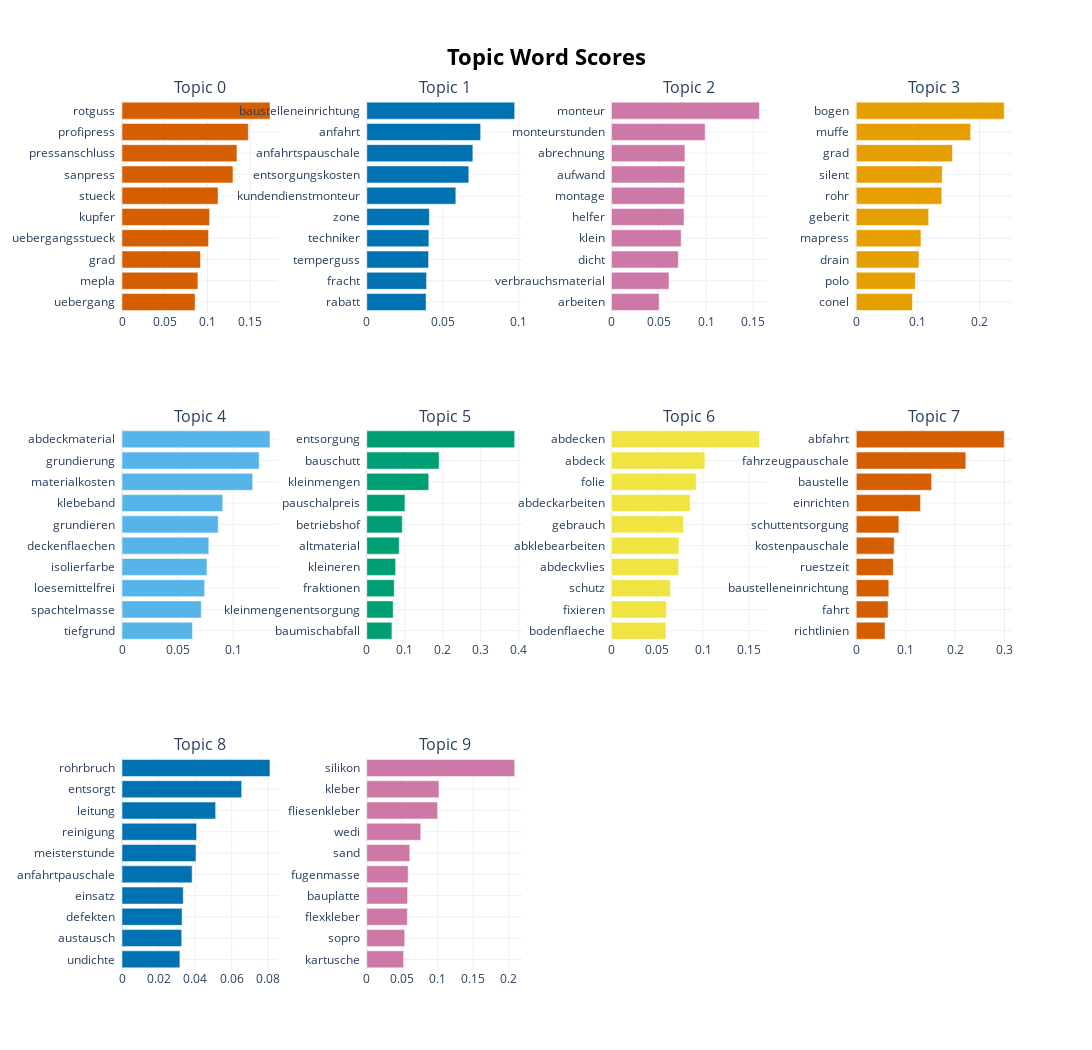

Notebook cell for this chart:
### Code cell
topic_model.visualize_barchart(n_words=10, top_n_topics=nr_topics , width=400, height=350)

### Figure 1 — Plotly figure (JSON) as saved in the notebook; plotly's stock layout.template omitted (floating-point values rounded to 4 significant figures)
{"data": [{"marker": {"color": "#D55E00"}, "orientation": "h", "type": "bar", "x": [0.08544, 0.0887, 0.09178, 0.1012, 0.1024, 0.1123, 0.1297, 0.1344, 0.1477, 0.173], "xaxis": "x", "y": ["uebergang  ", "mepla  ", "grad  ", "uebergangsstueck  ", "kupfer  ", "stueck  ", "sanpress  ", "pressanschluss  ", "profipress  ", "rotguss  "], "yaxis": "y"}, {"marker": {"color": "#0072B2"}, "orientation": "h", "type": "bar", "x": [0.03897, 0.03928, 0.0406, 0.04081, 0.04113, 0.05852, 0.06703, 0.06969, 0.07481, 0.09719], "xaxis": "x2", "y": ["rabatt  ", "fracht  ", "temperguss  ", "techniker  ", "zone  ", "kundendienstmonteur  ", "entsorgungskosten  ", "anfahrtspauschale  ", "anfahrt  ", "baustelleneinrichtung  "], "yaxis": "y2"}, {"marker": {"color": "#CC79A7"}, "orientation": "h", "type": "bar", "x": [0.05037, 0.06076, 0.07069, 0.07365, 0.07667, 0.07732, 0.07746, 0.0776, 0.09898, 0.1564], "xaxis": "x3", "y": ["arbeiten  ", "verbrauchsmaterial  ", "dicht  ", "klein  ", "helfer  ", "montage  ", "aufwand  ", "abrechnung  ", "monteurstunden  ", "monteur  "], "yaxis": "y3"}, {"marker": {"color": "#E69F00"}, "orientation": "h", "type": "bar", "x": [0.09114, 0.09592, 0.1018, 0.105, 0.1175, 0.1388, 0.1395, 0.1561, 0.1856, 0.2401], "xaxis": "x4", "y": ["conel  ", "polo  ", "drain  ", "mapress  ", "geberit  ", "rohr  ", "silent  ", "grad  ", "muffe  ", "bogen  "], "yaxis": "y4"}, {"marker": {"color": "#56B4E9"}, "orientation": "h", "type": "bar", "x": [0.0633, 0.07121, 0.07423, 0.0763, 0.07795, 0.08641, 0.09048, 0.1174, 0.1232, 0.1329], "xaxis": "x5", "y": ["tiefgrund  ", "spachtelmasse  ", "loesemittelfrei  ", "isolierfarbe  ", "deckenflaechen  ", "grundieren  ", "klebeband  ", "materialkosten  ", "grundierung  ", "abdeckmaterial  "], "yaxis": "y5"}, {"marker": {"color": "#009E73"}, "orientation": "h", "type": "bar", "x": [0.06619, 0.0695, 0.07224, 0.07599, 0.08534, 0.0935, 0.1004, 0.163, 0.1903, 0.3891], "xaxis": "x6", "y": ["baumischabfall  ", "kleinmengenentsorgung  ", "fraktionen  ", "kleineren  ", "altmaterial  ", "betriebshof  ", "pauschalpreis  ", "kleinmengen  ", "bauschutt  ", "entsorgung  "], "yaxis": "y6"}, {"marker": {"color": "#F0E442"}, "orientation": "h", "type": "bar", "x": [0.05941, 0.05995, 0.06442, 0.07334, 0.07373, 0.07864, 0.08605, 0.0925, 0.102, 0.1616], "xaxis": "x7", "y": ["bodenflaeche  ", "fixieren  ", "schutz  ", "abdeckvlies  ", "abklebearbeiten  ", "gebrauch  ", "abdeckarbeiten  ", "folie  ", "abdeck  ", "abdecken  "], "yaxis": "y7"}, {"marker": {"color": "#D55E00"}, "orientation": "h", "type": "bar", "x": [0.05821, 0.06444, 0.06588, 0.07496, 0.07679, 0.0862, 0.1301, 0.1525, 0.2217, 0.2994], "xaxis": "x8", "y": ["richtlinien  ", "fahrt  ", "baustelleneinrichtung  ", "ruestzeit  ", "kostenpauschale  ", "schuttentsorgung  ", "einrichten  ", "baustelle  ", "fahrzeugpauschale  ", "abfahrt  "], "yaxis": "y8"}, {"marker": {"color": "#0072B2"}, "orientation": "h", "type": "bar", "x": [0.03165, 0.03267, 0.03285, 0.0335, 0.03836, 0.04048, 0.04078, 0.05121, 0.06546, 0.08092], "xaxis": "x9", "y": ["undichte  ", "austausch  ", "defekten  ", "einsatz  ", "anfahrtpauschale  ", "meisterstunde  ", "reinigung  ", "leitung  ", "entsorgt  ", "rohrbruch  "], "yaxis": "y9"}, {"marker": {"color": "#CC79A7"}, "orientation": "h", "type": "bar", "x": [0.05205, 0.05356, 0.05722, 0.05757, 0.05839, 0.06074, 0.07614, 0.09989, 0.1018, 0.2086], "xaxis": "x10", "y": ["kartusche  ", "sopro  ", "flexkleber  ", "bauplatte  ", "fugenmasse  ", "sand  ", "wedi  ", "fliesenkleber  ", "kleber  ", "silikon  "], "yaxis": "y10"}], "layout": {"annotations": [{"font": {"size": 16}, "showarrow": false, "text": "Topic 0", "x": 0.0875, "xanchor": "center", "xref": "paper", "y": 1, "yanchor": "bottom", "yref": "paper"}, {"font": {"size": 16}, "showarrow": false, "text": "Topic 1", "x": 0.3625, "xanchor": "center", "xref": "paper", "y": 1, "yanchor": "bottom", "yref": "paper"}, {"font": {"size": 16}, "showarrow": false, "text": "Topic 2", "x": 0.6375, "xanchor": "center", "xref": "paper", "y": 1, "yanchor": "bottom", "yref": "paper"}, {"font": {"size": 16}, "showarrow": false, "text": "Topic 3", "x": 0.9125, "xanchor": "center", "xref": "paper", "y": 1, "yanchor": "bottom", "yref": "paper"}, {"font": {"size": 16}, "showarrow": false, "text": "Topic 4", "x": 0.0875, "xanchor": "center", "xref": "paper", "y": 0.6222, "yanchor": "bottom", "yref": "paper"}, {"font": {"size": 16}, "showarrow": false, "text": "Topic 5", "x": 0.3625, "xanchor": "center", "xref": "paper", "y": 0.6222, "yanchor": "bottom", "yref": "paper"}, {"font": {"size": 16}, "showarrow": false, "text": "Topic 6", "x": 0.6375, "xanchor": "center", "xref": "paper", "y": 0.6222, "yanchor": "bottom", "yref": "paper"}, {"font": {"size": 16}, "showarrow": false, "text": "Topic 7", "x": 0.9125, "xanchor": "center", "xref": "paper", "y": 0.6222, "yanchor": "bottom", "yref": "paper"}, {"font": {"size": 16}, "showarrow": false, "text": "Topic 8", "x": 0.0875, "xanchor": "center", "xref": "paper", "y": 0.2444, "yanchor": "bottom", "yref": "paper"}, {"font": {"size": 16}, "showarrow": false, "text": "Topic 9", "x": 0.3625, "xanchor": "center", "xref": "paper", "y": 0.2444, "yanchor": "bottom", "yref": "paper"}], "height": 1050, "hoverlabel": {"bgcolor": "white", "font": {"family": "Rockwell", "size": 16}}, "showlegend": false, "title": {"font": {"color": "Black", "size": 22}, "text": "<b>Topic Word Scores", "x": 0.5, "xanchor": "center", "yanchor": "top"}, "width": 1600, "xaxis": {"anchor": "y", "domain": [0, 0.175], "showgrid": true}, "xaxis10": {"anchor": "y10", "domain": [0.275, 0.45], "showgrid": true}, "xaxis11": {"anchor": "y11", "domain": [0.55, 0.725], "showgrid": true}, "xaxis12": {"anchor": "y12", "domain": [0.825, 1], "showgrid": true}, "xaxis2": {"anchor": "y2", "domain": [0.275, 0.45], "showgrid": true}, "xaxis3": {"anchor": "y3", "domain": [0.55, 0.725], "showgrid": true}, "xaxis4": {"anchor": "y4", "domain": [0.825, 1], "showgrid": true}, "xaxis5": {"anchor": "y5", "domain": [0, 0.175], "showgrid": true}, "xaxis6": {"anchor": "y6", "domain": [0.275, 0.45], "showgrid": true}, "xaxis7": {"anchor": "y7", "domain": [0.55, 0.725], "showgrid": true}, "xaxis8": {"anchor": "y8", "domain": [0.825, 1], "showgrid": true}, "xaxis9": {"anchor": "y9", "domain": [0, 0.175], "showgrid": true}, "yaxis": {"anchor": "x", "domain": [0.7556, 1], "showgrid": true}, "yaxis10": {"anchor": "x10", "domain": [0, 0.2444], "showgrid": true}, "yaxis11": {"anchor": "x11", "domain": [0, 0.2444], "showgrid": true}, "yaxis12": {"anchor": "x12", "domain": [0, 0.2444], "showgrid": true}, "yaxis2": {"anchor": "x2", "domain": [0.7556, 1], "showgrid": true}, "yaxis3": {"anchor": "x3", "domain": [0.7556, 1], "showgrid": true}, "yaxis4": {"anchor": "x4", "domain": [0.7556, 1], "showgrid": true}, "yaxis5": {"anchor": "x5", "domain": [0.3778, 0.6222], "showgrid": true}, "yaxis6": {"anchor": "x6", "domain": [0.3778, 0.6222], "showgrid": true}, "yaxis7": {"anchor": "x7", "domain": [0.3778, 0.6222], "showgrid": true}, "yaxis8": {"anchor": "x8", "domain": [0.3778, 0.6222], "showgrid": true}, "yaxis9": {"anchor": "x9", "domain": [0, 0.2444], "showgrid": true}}}
